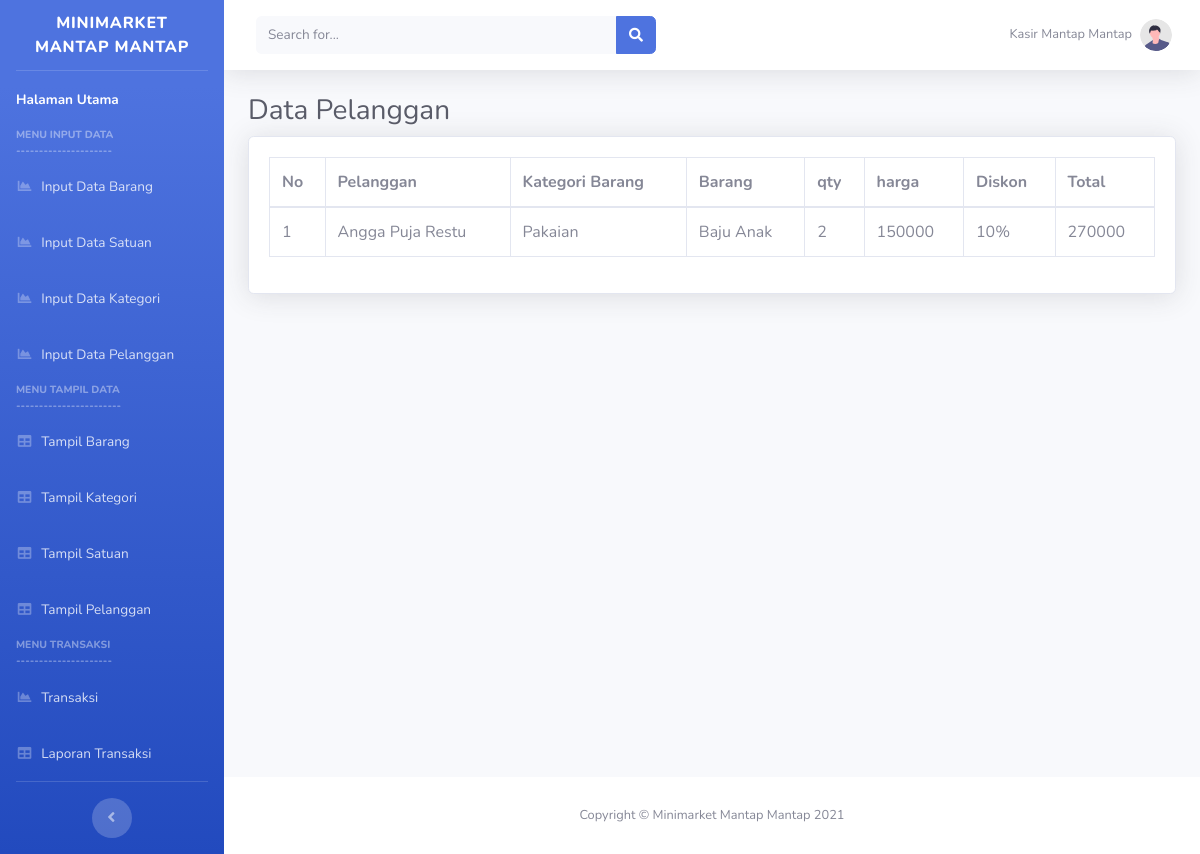
/tampil_transaksi.php, run on an earlier commit of the app's database.
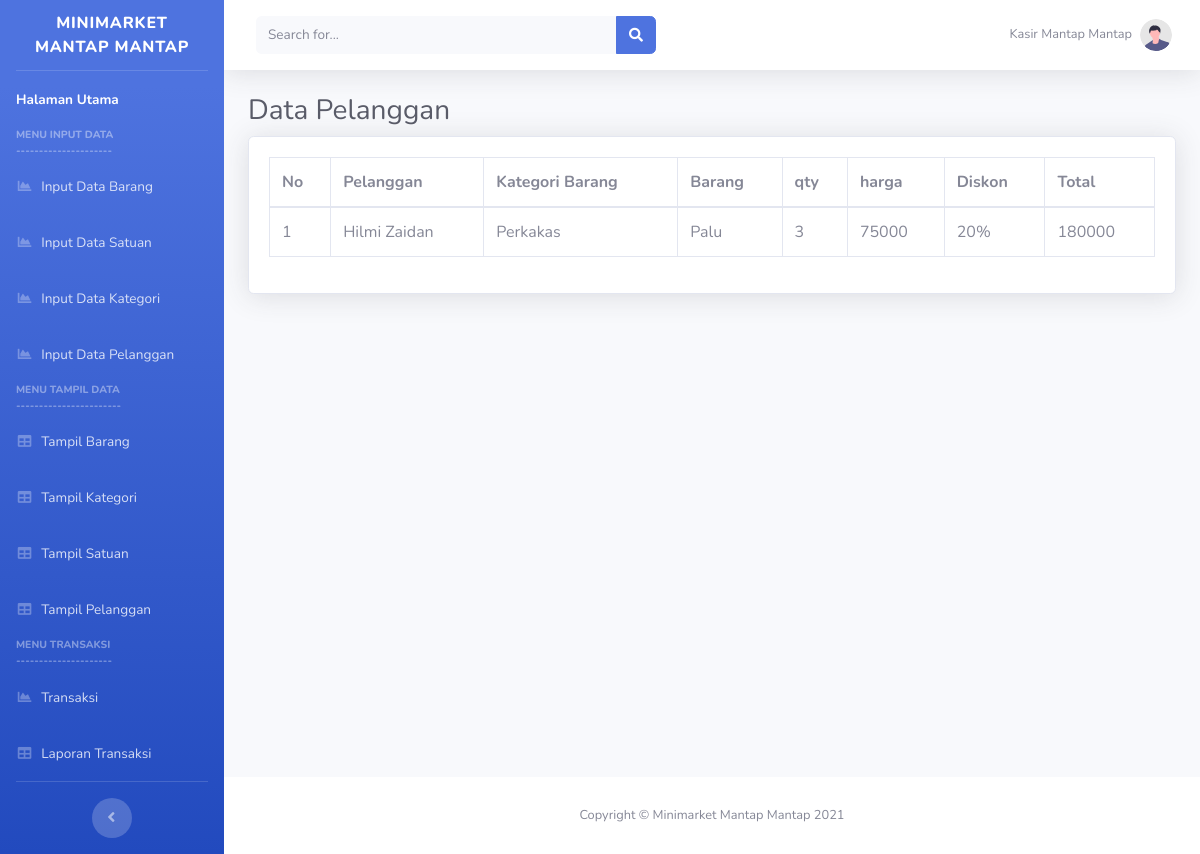
And on a later commit of the database.
### tables this page shows
CREATE TABLE `transaksi` (
  `id_transaksi` int(11) NOT NULL AUTO_INCREMENT,
  `nama_transaksi` varchar(100) DEFAULT NULL,
  `tgl_transaksi` date DEFAULT NULL,
  `harga` int(11) DEFAULT NULL,
  `qty` int(11) DEFAULT NULL,
  `diskon` int(11) DEFAULT NULL,
  `id_pelanggan` int(11) DEFAULT NULL,
  `id_barang` int(11) DEFAULT NULL,
  PRIMARY KEY (`id_transaksi`),
  KEY `id_pelanggan` (`id_pelanggan`),
  KEY `id_barang` (`id_barang`),
  CONSTRAINT `id_barang` FOREIGN KEY (`id_barang`) REFERENCES `barang` (`id_barang`),
  CONSTRAINT `id_pelanggan` FOREIGN KEY (`id_pelanggan`) REFERENCES `pelanggan` (`id_pelanggan`)
);

CREATE TABLE `pelanggan` (
  `id_pelanggan` int(11) NOT NULL AUTO_INCREMENT,
  `nama_pelanggan` char(20) DEFAULT NULL,
  `no_tlp` varchar(14) DEFAULT NULL,
  `status` char(10) DEFAULT NULL,
  PRIMARY KEY (`id_pelanggan`)
);

CREATE TABLE `kategori` (
  `id_kategori` int(11) NOT NULL AUTO_INCREMENT,
  `nama_kategori` varchar(100) DEFAULT NULL,
  PRIMARY KEY (`id_kategori`)
);

CREATE TABLE `barang` (
  `id_barang` int(11) NOT NULL AUTO_INCREMENT,
  `nama_barang` varchar(100) DEFAULT NULL,
  `id_kategori` int(11) DEFAULT NULL,
  `id_satuan` int(11) DEFAULT NULL,
  PRIMARY KEY (`id_barang`),
  KEY `id_kategori` (`id_kategori`),
  KEY `id_satuan` (`id_satuan`),
  CONSTRAINT `id_kategori` FOREIGN KEY (`id_kategori`) REFERENCES `kategori` (`id_kategori`),
  CONSTRAINT `id_satuan` FOREIGN KEY (`id_satuan`) REFERENCES `satuan` (`id_satuan`)
);

### tampil_transaksi.php (the view, shortened to what this page needs)
<?php
        include_once("database/connection.php");?>
<!DOCTYPE html>
<html lang="en">
<head>
    <link href="vendor/bootstrap/css/bootstrap.min.css" rel="stylesheet">
    <link href="vendor/fontawesome-free/css/all.min.css" rel="stylesheet" type="text/css">
    <link href="css/sb-admin-2.min.css" rel="stylesheet">
</head>
<body id="page-top">
    <div id="wrapper">
        <?php
         require('sidebar.php');
         require('topbar.php');
        ?>
      <div class="container-fluid">
        <h1 class="h3 mb-2 text-gray-800">Data Pelanggan</h1>
        <div class="card shadow mb-4">
            <div class="card-body">
                <div class="table-responsive">
                    <table class="table table-bordered" id="dataTable" width="100%" cellspacing="0">
                        <thead>
                            <tr>
                                <th>No</th>
                                <th>Pelanggan</th>
                                <th>Kategori Barang</th>
                                <th>Barang</th>
                                <th>qty</th>
                                <th>harga</th>
                                <th>Diskon</th>
                                <th>Total</th>
                            </tr>
                        </thead>
                        <?php
                            $no = 1;
                            $data_transaksi = mysqli_query($connect, "SELECT pelanggan.*, barang.*,transaksi.*,kategori.*
                            FROM transaksi
                            JOIN pelanggan
                            ON (transaksi.id_pelanggan = pelanggan.id_pelanggan)
                            JOIN barang
                            ON (transaksi.id_barang = barang.id_barang)
                            JOIN kategori
                            ON (barang.id_kategori=kategori.id_kategori)");
                            while ($d = mysqli_fetch_assoc($data_transaksi)) {
                        ?>
                        <tbody>
                            <tr>
                            <td><?php echo $no++;?></td>
                            <td><?php echo $d['nama_pelanggan']; ?></td>
                            <td><?php echo $d['nama_kategori'];?></td>
                            <td><?php echo $d['nama_barang']; ?></td>
                            <td><?php echo $d['qty']; ?></td>
                            <td><?php echo $d['harga']; ?></td>
                            <td><?php echo $d['diskon']; echo '%' ?></td>
                            <td>
                            <?php
                                 $harga = $d['harga'];
                                 $diskon =$d['diskon'];
                                 $qty = $d['qty'] ;
                                 $harga_baru = $harga * $qty;
                                 $nilai=(($diskon/100)*$harga_baru);
                                 $total = $harga_baru - $nilai;
                                 echo $total;
                            ?></td>
                            </tr>
                        </tbody>
                        <?php }; ?>
                    </table>
                </div>
            </div>
        </div>
    </div>
</div>
             <footer class="sticky-footer bg-white">
                <div class="container my-auto">
                    <div class="copyright text-center my-auto">
                        <span>Copyright &copy; Minimarket Mantap Mantap 2021</span>
                    </div>
                </div>
            </footer>
        </div>
    </div>
</body>
</html>

What changed in the data, as far as the page shows it:
removed transaksi: id_pelanggan.nama_pelanggan "Angga Puja Restu", kategori.nama_kategori "Pakaian", id_barang.nama_barang "Baju Anak", qty "2", harga "150000", diskon "10", total "270000"
added transaksi: id_pelanggan.nama_pelanggan "Hilmi Zaidan", kategori.nama_kategori "Perkakas", id_barang.nama_barang "Palu", qty "3", harga "75000", diskon "20", total "180000"
